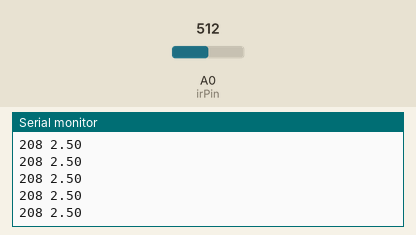
A sketch run on a simulated Arduino Uno, built with avr-gcc and run on an emulated ATmega328P. Parts: the last lines printed to the serial monitor. The test bench sets the inputs (shaded band); at power-on: A0 (irPin) = 512.

Above: at 1.2 s.
1.3 s: A0 (irPin) set to 716
At 1.57 s:
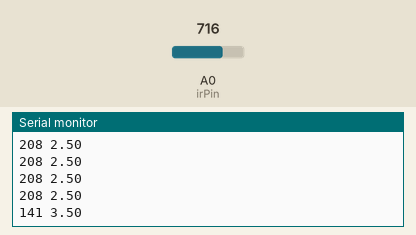
2.8 s: A0 (irPin) set to 900
At 2.98 s:
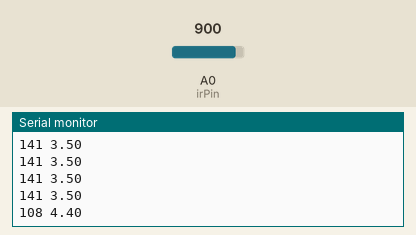
Timing chart, 0 to 5.8 s (numbered marks = the images above; inputs shaded):
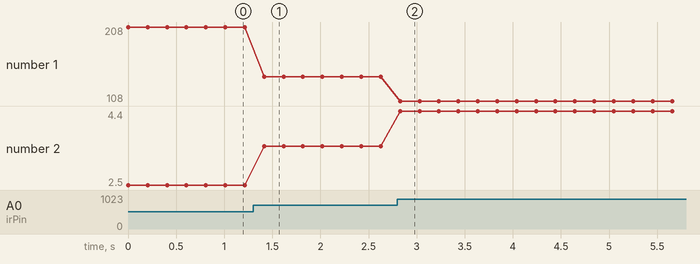

Measured:
- after the input at 1.3 s, the serial monitor: prints a new line after 0.12 s (image 1)
- after the input at 2.8 s, the serial monitor: prints a new line at once (image 2)
- plotted number 1: 208 → 141 after the input at 1.3 s, 141 → 108 after the input at 2.8 s
- plotted number 2: 2.5 → 3.5 after the input at 1.3 s, 3.5 → 4.4 after the input at 2.8 s

The sketch:

ir_smooth.ino
```cpp
#define irPin A0
#define numSamples 10

int Adcres = 10;
int refVoltage = 5000;

//Function for sorting an array
void sort(int a[], int len) {
  for (int i = 0; i < (len - 1); i++) {
    bool flag = true;
    for (int o = 0; o < (len - (i + 1)); o++) {
      if (a[o] > a[o + 1]) {
        int t = a[o];
        a[o] = a[o + 1];
        a[o + 1] = t;
        flag = false;
      }
    }
    if (flag)break;
  }
}

void setup() {
  pinMode(irPin, INPUT);
  Serial.begin(115200);

}

void loop() {

  int ir_val[numSamples];
  for (int i = 0; i < numSamples; i++) {
    //Read analog value
    ir_val[i] = analogRead(irPin);
  }

  //Find the median of sampled values
  sort(ir_val, numSamples);
  int sampleMedian = ir_val[numSamples / 2];

  //Map the sample from 0-5
  float v = map(sampleMedian, 0, 1023, 0, 5000) / 1000.0;

  //Approximate distance (in mm) using the following equation
  int distanceMM = (int)(603.74 * pow(v, -1.16));

  Serial.println((String)distanceMM +" "+ (String)v);
  delay(200);
}
```
